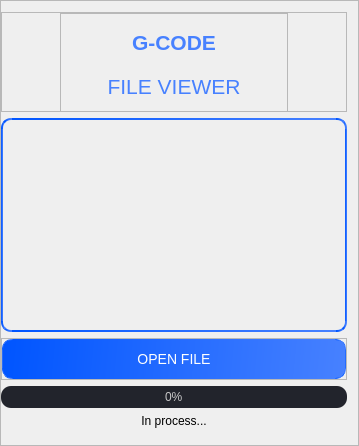
        <widget class="QFrame" name="frame_31">
         <property name="minimumSize">
          <size>
           <width>359</width>
           <height>0</height>
          </size>
         </property>
         <property name="maximumSize">
          <size>
           <width>359</width>
           <height>16777215</height>
          </size>
         </property>
         <property name="frameShape">
          <enum>QFrame::StyledPanel</enum>
         </property>
         <property name="frameShadow">
          <enum>QFrame::Raised</enum>
         </property>
         <layout class="QVBoxLayout" name="verticalLayout_23">
          <property name="leftMargin">
           <number>0</number>
          </property>
          <item>
           <widget class="QFrame" name="frame_32">
            <property name="maximumSize">
             <size>
              <width>16777215</width>
              <height>100</height>
             </size>
            </property>
            <property name="frameShape">
             <enum>QFrame::StyledPanel</enum>
            </property>
            <property name="frameShadow">
             <enum>QFrame::Raised</enum>
            </property>
            <layout class="QHBoxLayout" name="horizontalLayout_11">
             <property name="topMargin">
              <number>0</number>
             </property>
             <property name="bottomMargin">
              <number>0</number>
             </property>
             <item>
              <spacer name="horizontalSpacer_8">
               <property name="orientation">
                <enum>Qt::Horizontal</enum>
               </property>
               <property name="sizeHint" stdset="0">
                <size>
                 <width>110</width>
                 <height>20</height>
                </size>
               </property>
              </spacer>
             </item>
             <item>
              <widget class="QFrame" name="frame_33">
               <property name="minimumSize">
                <size>
                 <width>228</width>
                 <height>103</height>
                </size>
               </property>
               <property name="maximumSize">
                <size>
                 <width>228</width>
                 <height>103</height>
                </size>
               </property>
               <property name="frameShape">
                <enum>QFrame::StyledPanel</enum>
               </property>
               <property name="frameShadow">
                <enum>QFrame::Raised</enum>
               </property>
               <layout class="QVBoxLayout" name="verticalLayout_24">
                <item>
                 <widget class="QLabel" name="label_description_4">
                  <property name="font">
                   <font>
                    <family>Nirmala UI</family>
                    <pointsize>14</pointsize>
                   </font>
                  </property>
                  <property name="styleSheet">
                   <string notr="true">color:  rgba(71, 129, 255, 255);</string>
                  </property>
                  <property name="text">
                   <string>&lt;html&gt;&lt;head/&gt;&lt;body&gt;&lt;p&gt;&lt;span style=&quot; font-size:16pt; font-weight:600;&quot;&gt;G-CODE&lt;/span&gt;&lt;/p&gt;&lt;/body&gt;&lt;/html&gt;</string>
                  </property>
                  <property name="alignment">
                   <set>Qt::AlignCenter</set>
                  </property>
                 </widget>
                </item>
                <item>
                 <widget class="QLabel" name="label_description_5">
                  <property name="font">
                   <font>
                    <family>Nirmala UI</family>
                    <pointsize>14</pointsize>
                   </font>
                  </property>
                  <property name="styleSheet">
                   <string notr="true">color:  rgba(71, 129, 255, 255);</string>
                  </property>
                  <property name="text">
                   <string>&lt;html&gt;&lt;head/&gt;&lt;body&gt;&lt;p&gt;&lt;span style=&quot; font-size:16pt;&quot;&gt;FILE VIEWER&lt;/span&gt;&lt;/p&gt;&lt;/body&gt;&lt;/html&gt;</string>
                  </property>
                  <property name="alignment">
                   <set>Qt::AlignCenter</set>
                  </property>
                 </widget>
                </item>
               </layout>
              </widget>
             </item>
             <item>
              <spacer name="horizontalSpacer_9">
               <property name="orientation">
                <enum>Qt::Horizontal</enum>
               </property>
               <property name="sizeHint" stdset="0">
                <size>
                 <width>109</width>
                 <height>20</height>
                </size>
               </property>
              </spacer>
             </item>
            </layout>
           </widget>
          </item>
          <item>
           <widget class="QFrame" name="frame_34">
            <property name="minimumSize">
             <size>
              <width>0</width>
              <height>0</height>
             </size>
            </property>
            <property name="styleSheet">
             <string notr="true">QFrame{
	border: 2px solid qlineargradient(spread:pad, x1:0, y1:0.534091, x2:1, y2:0.545455, stop:0 rgba(0, 85, 255, 255), stop:1 rgba(71, 129, 255, 255));
	border-radius: 10px;
}
</string>
            </property>
            <property name="frameShape">
             <enum>QFrame::StyledPanel</enum>
            </property>
            <property name="frameShadow">
             <enum>QFrame::Raised</enum>
            </property>
            <layout class="QVBoxLayout" name="verticalLayout_25">
             <item>
              <widget class="QPlainTextEdit" name="plainTextEdit_CodeView">
               <property name="focusPolicy">
                <enum>Qt::WheelFocus</enum>
               </property>
               <property name="styleSheet">
                <string notr="true">QPlainTextEdit{
	border: None;
	background-color: transparent;
	font-size: 18px;
}</string>
               </property>
              </widget>
             </item>
            </layout>
           </widget>
          </item>
          <item>
           <widget class="QFrame" name="frame_15">
            <property name="frameShape">
             <enum>QFrame::StyledPanel</enum>
            </property>
            <property name="frameShadow">
             <enum>QFrame::Raised</enum>
            </property>
            <layout class="QHBoxLayout" name="horizontalLayout_12">
             <property name="leftMargin">
              <number>0</number>
             </property>
             <property name="topMargin">
              <number>0</number>
             </property>
             <property name="rightMargin">
              <number>0</number>
             </property>
             <property name="bottomMargin">
              <number>0</number>
             </property>
             <item>
              <widget class="QPushButton" name="pushButton_Open">
               <property name="minimumSize">
                <size>
                 <width>0</width>
                 <height>40</height>
                </size>
               </property>
               <property name="maximumSize">
                <size>
                 <width>16777215</width>
                 <height>40</height>
                </size>
               </property>
               <property name="cursor">
                <cursorShape>PointingHandCursor</cursorShape>
               </property>
               <property name="styleSheet">
                <string notr="true">QPushButton{
	border-radius: 10px;
	background-color: qlineargradient(spread:pad, x1:0, y1:0.534091, x2:1, y2:0.545455, stop:0 rgba(0, 85, 255, 255), stop:1 rgba(71, 129, 255, 255));
	color: white;
	border: 1px solid qlineargradient(spread:pad, x1:0, y1:0.534091, x2:1, y2:0.545455, stop:0 rgba(0, 85, 255, 255), stop:1 rgba(71, 129, 255, 255));
	font: 14px;
}

QPushButton::hover{
	background-color: qlineargradient(spread:pad, x1:0, y1:0.534091, x2:1, y2:0.545455, stop:0 rgba(50, 85, 255, 255), stop:1 rgba(71, 129, 255, 255));
}</string>
               </property>
               <property name="text">
                <string>OPEN FILE</string>
               </property>
              </widget>
             </item>
            </layout>
           </widget>
          </item>
          <item>
           <widget class="QProgressBar" name="progressBar">
            <property name="styleSheet">
             <string notr="true">QProgressBar{
	background-color: rgb(34,36,44);
	color: rgb(200,200,200);
	border-style: none;
	border-radius: 10px;
	text-align: center;
}

QProgressBar::chunk{
	border-radius: 10px;
	
	background-color: qlineargradient(spread:pad, x1:0, y1:0.534091, x2:1, y2:0.545455, stop:0 rgba(0, 85, 255, 255), stop:1 rgba(71, 129, 255, 255));
}</string>
            </property>
            <property name="value">
             <number>0</number>
            </property>
           </widget>
          </item>
          <item>
           <widget class="QLabel" name="label_state">
            <property name="font">
             <font>
              <family>Nirmala UI</family>
             </font>
            </property>
            <property name="styleSheet">
             <string notr="true">border: none;</string>
            </property>
            <property name="text">
             <string>In process...</string>
            </property>
            <property name="alignment">
             <set>Qt::AlignCenter</set>
            </property>
           </widget>
          </item>
          <item>
           <widget class="QFrame" name="frame_2">
            <property name="frameShape">
             <enum>QFrame::StyledPanel</enum>
            </property>
            <property name="frameShadow">
             <enum>QFrame::Raised</enum>
            </property>
           </widget>
          </item>
         </layout>
        </widget>
